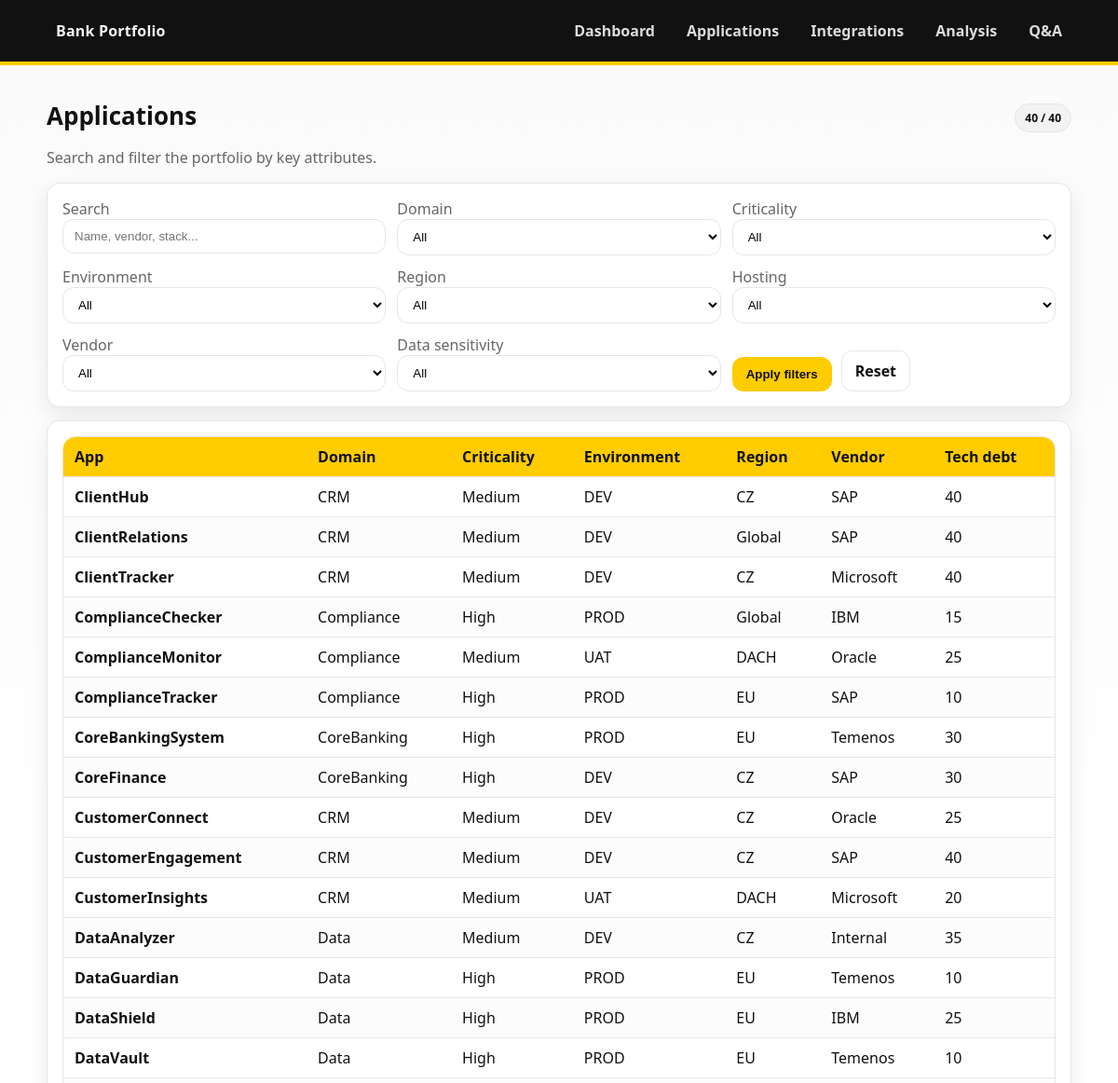
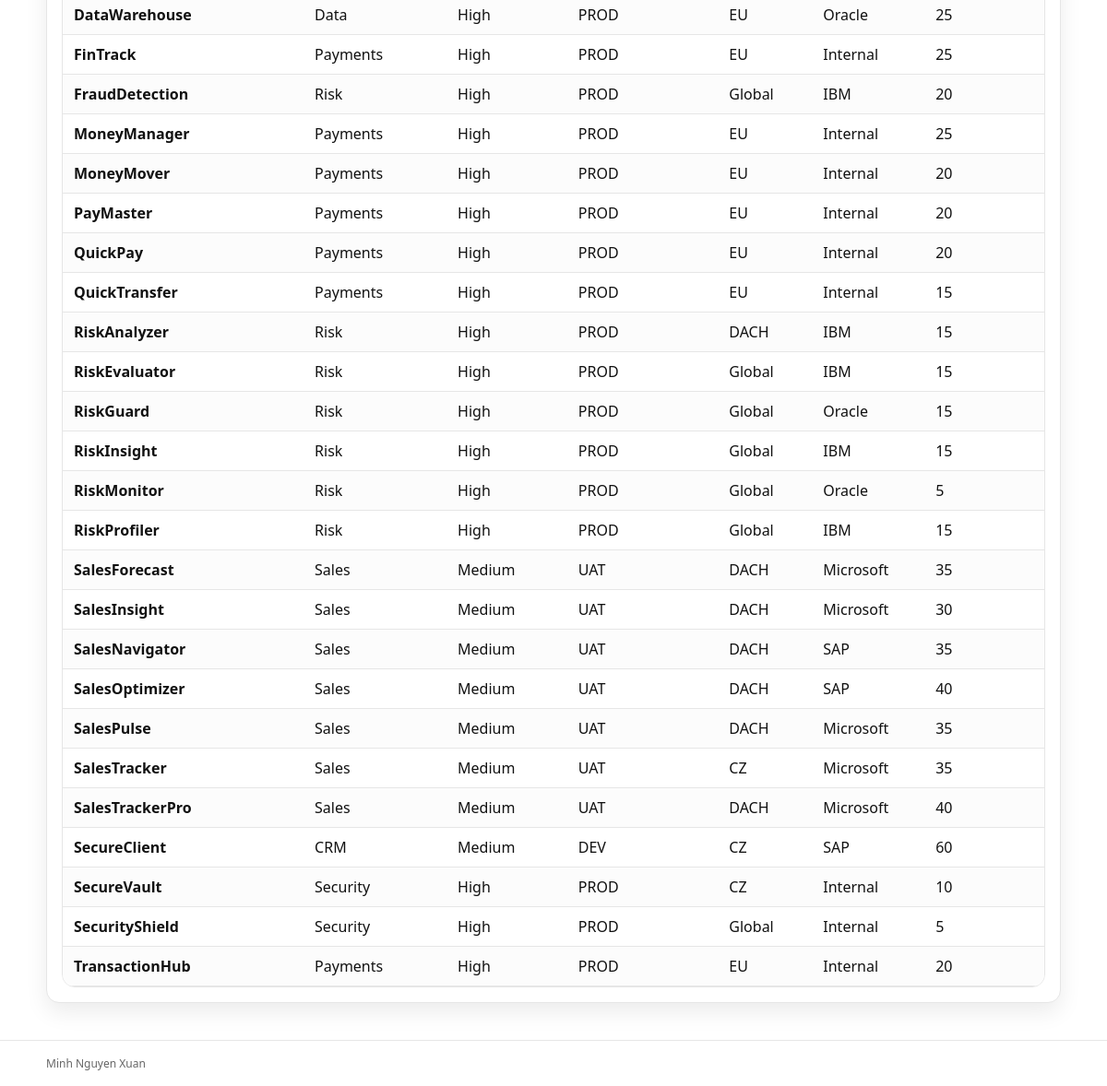
Page /apps/ on the committed database (2 pictures, top to bottom).
### applications/models.py (models this page shows, shortened)
class Application(models.Model):
    name = models.CharField(max_length=200)
    domain = models.CharField(max_length=100)
    criticality = models.CharField(max_length=50)
    lifecycle = models.CharField(max_length=50)
    environment = models.CharField(max_length=50)
    region = models.CharField(max_length=100)
    hosting = models.CharField(max_length=50)
    business_owner = models.CharField(max_length=120, blank=True)
    it_owner = models.CharField(max_length=120, blank=True)
    vendor = models.CharField(max_length=100)  # necháme string (rychlé, neriskuje migrace)
    tech_stack = models.TextField()
    runtime = models.CharField(max_length=100)
    database_technology = models.CharField(max_length=120, blank=True)  # NEW: DB tech
    vendor_products = models.TextField(blank=True)  # NEW: "Oracle Exadata, SAP PI, ..."
    data_sensitivity = models.CharField(max_length=50)
    tech_debt_score = models.IntegerField(default=0)
    capabilities = models.ManyToManyField(Capability, blank=True, related_name="applications")

### applications/views/apps.py (the view, shortened to what this page needs)
# urls.py: path("apps/", application_list, name="app_list"),
def application_list(request):
    qs = Application.objects.all().order_by("name")
    q = request.GET.get("q", "").strip()
    domain = request.GET.get("domain", "").strip()
    criticality = request.GET.get("criticality", "").strip()
    environment = request.GET.get("environment", "").strip()
    region = request.GET.get("region", "").strip()
    hosting = request.GET.get("hosting", "").strip()
    vendor = request.GET.get("vendor", "").strip()
    sensitivity = request.GET.get("sensitivity", "").strip()
    if domain:
        qs = qs.filter(domain=domain)
    if criticality:
        qs = qs.filter(criticality=criticality)
    if environment:
        qs = qs.filter(environment=environment)
    if region:
        qs = qs.filter(region=region)
    if hosting:
        qs = qs.filter(hosting=hosting)
    if vendor:
        qs = qs.filter(vendor=vendor)
    if sensitivity:
        qs = qs.filter(data_sensitivity=sensitivity)
    context = {
        "apps": qs,
        "filters": {
            "q": q,
            "domain": domain,
            "criticality": criticality,
            "environment": environment,
            "region": region,
            "hosting": hosting,
            "vendor": vendor,
            "sensitivity": sensitivity,
        },
        "domains": sorted(Application.objects.values_list("domain", flat=True).distinct()),
        "criticalities": sorted(Application.objects.values_list("criticality", flat=True).distinct()),
        "environments": sorted(Application.objects.values_list("environment", flat=True).distinct()),
        "regions": sorted(Application.objects.values_list("region", flat=True).distinct()),
        "hostings": sorted(Application.objects.values_list("hosting", flat=True).distinct()),
        "vendors": sorted(Application.objects.values_list("vendor", flat=True).distinct()),
        "sensitivities": sorted(Application.objects.values_list("data_sensitivity", flat=True).distinct()),
        "total_count": Application.objects.count(),
        "filtered_count": qs.count(),
    }
    return render(request, "applications/app_list.html", context)

### applications/templates/applications/app_list.html (shortened to what this page needs)
{% extends "base.html" %}
{% block content %}
  <div class="page-title">
    <h1>Applications</h1>
    <span class="badge">{{ filtered_count }} / {{ total_count }}</span>
  </div>
  <p class="muted">Search and filter the portfolio by key attributes.</p>
  <div class="card">
    <form method="get">
      <div class="form-row">
        <div>
          <label class="muted">Search</label>
          <input type="text" name="q" placeholder="Name, vendor, stack..." value="{{ filters.q }}" />
        </div>
        <div>
          <label class="muted">Domain</label>
          <select name="domain">
            <option value="">All</option>
          </select>
        </div>
        <div>
          <label class="muted">Criticality</label>
          <select name="criticality">
            <option value="">All</option>
          </select>
        </div>
      </div>
      <div class="form-row" style="margin-top:12px;">
        <div>
          <label class="muted">Environment</label>
          <select name="environment">
            <option value="">All</option>
          </select>
        </div>
        <div>
          <label class="muted">Region</label>
          <select name="region">
            <option value="">All</option>
          </select>
        </div>
        <div>
          <label class="muted">Hosting</label>
          <select name="hosting">
            <option value="">All</option>
          </select>
        </div>
      </div>
      <div class="form-row" style="margin-top:12px;">
        <div>
          <label class="muted">Vendor</label>
          <select name="vendor">
            <option value="">All</option>
          </select>
        </div>
        <div>
          <label class="muted">Data sensitivity</label>
          <select name="sensitivity">
            <option value="">All</option>
          </select>
        </div>
        <div style="display:flex; gap:10px; align-items:end;">
          <button class="btn btn-primary" type="submit">Apply filters</button>
          <a class="btn btn-ghost" href="{% url 'app_list' %}">Reset</a>
        </div>
      </div>
    </form>
  </div>
  <div class="card">
    <table>
      <thead>
        <tr>
          <th>App</th>
          <th>Domain</th>
          <th>Criticality</th>
          <th>Environment</th>
          <th>Region</th>
          <th>Vendor</th>
          <th>Tech debt</th>
        </tr>
      </thead>
      <tbody>
        {% for app in apps %}
          <tr>
            <td><a href="{% url 'app_detail' app.id %}">{{ app.name }}</a></td>
            <td>{{ app.domain }}</td>
            <td>{{ app.criticality }}</td>
            <td>{{ app.environment }}</td>
            <td>{{ app.region }}</td>
            <td>{{ app.vendor }}</td>
            <td>{{ app.tech_debt_score }}</td>
          </tr>
        {% empty %}
          <tr>
            <td colspan="7" class="muted">No applications found.</td>
          </tr>
        {% endfor %}
      </tbody>
    </table>
  </div>
{% endblock %}

### applications/templates/base.html (shortened to what this page needs)
{% load static %}
<!doctype html>
<html lang="cs">
<head>
  <link rel="stylesheet" href="{% static 'css/raiff.css' %}">
</head>
<body>
  <header class="topbar">
    <div class="container topbar__inner">
      <a class="brand" href="/dashboard">
        <span class="brand__text">Bank Portfolio</span>
      </a>
      <nav class="nav">
        <a class="nav__link" href="/dashboard">Dashboard</a>
        <a class="nav__link" href="/apps">Applications</a>
        <a class="nav__link" href="/integrations">Integrations</a>
        <a class="nav__link" href="/analysis">Analysis</a>
        <a class="nav__link" href="/qa">Q&amp;A</a>
      </nav>
    </div>
  </header>
  <main class="container main">
    {% block content %}{% endblock %}
  </main>
  <footer class="footer">
    <div class="container footer__inner">
      <span>Minh Nguyen Xuan</span>
    </div>
  </footer>
</body>
</html>

### static/css/raiff.css (style rules this page uses)
:root { --rb-yellow: #ffcc00; --rb-black: #111111; --rb-gray-50: #fafafa; --rb-gray-100:#f2f2f2; --rb-gray-200:#e6e6e6; --rb-gray-600:#666; --rb-shadow: 0 10px 25px rgba(0,0,0,.08); --rb-radius: 14px; --text: #111; --muted: #444; --bg: #ffffff; }
* { box-sizing:border-box; }
body { margin:0; font-family: ui-sans-serif, system-ui, -apple-system, Segoe UI, Roboto, Arial, "Apple Color Emoji","Segoe UI Emoji"; color: var(--text); background: linear-gradient(180deg, var(--rb-gray-50), #fff 40%); }
.container { width: min(1100px, calc(100% - 32px)); margin: 0 auto; }
.topbar { background: var(--rb-black); border-bottom: 4px solid var(--rb-yellow); position: sticky; top: 0; z-index: 50; }
.topbar__inner { display:flex; align-items:center; justify-content:space-between; padding: 14px 0; gap: 16px; }
.brand { display:flex; align-items:center; gap: 10px; color: white; text-decoration:none; font-weight: 700; letter-spacing: .2px; }
.brand__text { opacity:.95; }
.nav { display:flex; gap: 14px; flex-wrap: wrap; justify-content:flex-end; }
.nav__link { color: rgba(255,255,255,.85); text-decoration:none; font-weight:600; padding: 8px 10px; border-radius: 10px; }
.main { padding: 26px 0 40px; }
.card { background: var(--bg); border: 1px solid var(--rb-gray-200); border-radius: var(--rb-radius); box-shadow: var(--rb-shadow); padding: 16px; }
.card + .card { margin-top: 14px; }
.page-title { display:flex; align-items:flex-end; justify-content:space-between; gap: 12px; margin: 10px 0 16px; }
.page-title h1 { margin:0; font-size: 26px; }
.badge { display:inline-flex; align-items:center; gap: 6px; padding: 6px 10px; border-radius: 999px; background: var(--rb-gray-100); border:1px solid var(--rb-gray-200); color: var(--rb-black); font-weight: 700; font-size: 12px; }
.btn { display:inline-flex; align-items:center; justify-content:center; gap: 8px; border: 1px solid transparent; border-radius: 12px; padding: 10px 14px; font-weight: 800; cursor:pointer; text-decoration:none; }
.btn-primary { background: var(--rb-yellow); color: var(--rb-black); }
.btn-ghost { background: transparent; border-color: var(--rb-gray-200); color: var(--rb-black); }
input[type="text"], select, textarea { width: 100%; padding: 10px 12px; border-radius: 12px; border: 1px solid var(--rb-gray-200); background: #fff; outline:none; }
.form-row { display:grid; grid-template-columns: repeat(3, 1fr); gap: 12px; }
table { width:100%; border-collapse: separate; border-spacing: 0; overflow:hidden; border-radius: var(--rb-radius); border: 1px solid var(--rb-gray-200); }
th, td { padding: 10px 12px; border-bottom: 1px solid var(--rb-gray-200); text-align:left; }
th { background: var(--rb-yellow); color: var(--rb-black); font-weight: 800; }
tr:nth-child(even) td { background: #fcfcfc; }
.muted { color: var(--rb-gray-600); }
.footer { border-top: 1px solid var(--rb-gray-200); background: #fff; }
.footer__inner { padding: 16px 0; color: var(--rb-gray-600); font-size: 12px; }
table a { color: var(--rb-black); font-weight: 700; text-decoration: none; }

### rows in the picture
Application: name "ClientHub", domain "CRM", criticality "Medium", environment "DEV", region "CZ", vendor "SAP", tech_debt_score "40"
Application: name "ClientRelations", domain "CRM", criticality "Medium", environment "DEV", region "Global", vendor "SAP", tech_debt_score "40"
Application: name "ClientTracker", domain "CRM", criticality "Medium", environment "DEV", region "CZ", vendor "Microsoft", tech_debt_score "40"
Application: name "ComplianceChecker", domain "Compliance", criticality "High", environment "PROD", region "Global", vendor "IBM", tech_debt_score "15"
Application: name "ComplianceMonitor", domain "Compliance", criticality "Medium", environment "UAT", region "DACH", vendor "Oracle", tech_debt_score "25"
Application: name "ComplianceTracker", domain "Compliance", criticality "High", environment "PROD", region "EU", vendor "SAP", tech_debt_score "10"
Application: name "CoreBankingSystem", domain "CoreBanking", criticality "High", environment "PROD", region "EU", vendor "Temenos", tech_debt_score "30"
Application: name "CoreFinance", domain "CoreBanking", criticality "High", environment "DEV", region "CZ", vendor "SAP", tech_debt_score "30"
Application: name "CustomerConnect", domain "CRM", criticality "Medium", environment "DEV", region "CZ", vendor "Oracle", tech_debt_score "25"
Application: name "CustomerEngagement", domain "CRM", criticality "Medium", environment "DEV", region "CZ", vendor "SAP", tech_debt_score "40"
Application: name "CustomerInsights", domain "CRM", criticality "Medium", environment "UAT", region "DACH", vendor "Microsoft", tech_debt_score "20"
Application: name "DataAnalyzer", domain "Data", criticality "Medium", environment "DEV", region "CZ", vendor "Internal", tech_debt_score "35"
Application: name "DataGuardian", domain "Data", criticality "High", environment "PROD", region "EU", vendor "Temenos", tech_debt_score "10"
Application: name "DataShield", domain "Data", criticality "High", environment "PROD", region "EU", vendor "IBM", tech_debt_score "25"
Application: name "DataVault", domain "Data", criticality "High", environment "PROD", region "EU", vendor "Temenos", tech_debt_score "10"
Application: name "DataWarehouse", domain "Data", criticality "High", environment "PROD", region "EU", vendor "Oracle", tech_debt_score "25"
Application: name "FinTrack", domain "Payments", criticality "High", environment "PROD", region "EU", vendor "Internal", tech_debt_score "25"
Application: name "FraudDetection", domain "Risk", criticality "High", environment "PROD", region "Global", vendor "IBM", tech_debt_score "20"
Application: name "MoneyManager", domain "Payments", criticality "High", environment "PROD", region "EU", vendor "Internal", tech_debt_score "25"
Application: name "MoneyMover", domain "Payments", criticality "High", environment "PROD", region "EU", vendor "Internal", tech_debt_score "20"
Application: name "PayMaster", domain "Payments", criticality "High", environment "PROD", region "EU", vendor "Internal", tech_debt_score "20"
Application: name "QuickPay", domain "Payments", criticality "High", environment "PROD", region "EU", vendor "Internal", tech_debt_score "20"
Application: name "QuickTransfer", domain "Payments", criticality "High", environment "PROD", region "EU", vendor "Internal", tech_debt_score "15"
Application: name "RiskAnalyzer", domain "Risk", criticality "High", environment "PROD", region "DACH", vendor "IBM", tech_debt_score "15"
Application: name "RiskEvaluator", domain "Risk", criticality "High", environment "PROD", region "Global", vendor "IBM", tech_debt_score "15"
Application: name "RiskGuard", domain "Risk", criticality "High", environment "PROD", region "Global", vendor "Oracle", tech_debt_score "15"
Application: name "RiskInsight", domain "Risk", criticality "High", environment "PROD", region "Global", vendor "IBM", tech_debt_score "15"
Application: name "RiskMonitor", domain "Risk", criticality "High", environment "PROD", region "Global", vendor "Oracle", tech_debt_score "5"
Application: name "RiskProfiler", domain "Risk", criticality "High", environment "PROD", region "Global", vendor "IBM", tech_debt_score "15"
Application: name "SalesForecast", domain "Sales", criticality "Medium", environment "UAT", region "DACH", vendor "Microsoft", tech_debt_score "35"
Application: name "SalesInsight", domain "Sales", criticality "Medium", environment "UAT", region "DACH", vendor "Microsoft", tech_debt_score "30"
Application: name "SalesNavigator", domain "Sales", criticality "Medium", environment "UAT", region "DACH", vendor "SAP", tech_debt_score "35"
Application: name "SalesOptimizer", domain "Sales", criticality "Medium", environment "UAT", region "DACH", vendor "SAP", tech_debt_score "40"
Application: name "SalesPulse", domain "Sales", criticality "Medium", environment "UAT", region "DACH", vendor "Microsoft", tech_debt_score "35"
Application: name "SalesTracker", domain "Sales", criticality "Medium", environment "UAT", region "CZ", vendor "Microsoft", tech_debt_score "35"
Application: name "SalesTrackerPro", domain "Sales", criticality "Medium", environment "UAT", region "DACH", vendor "Microsoft", tech_debt_score "40"
Application: name "SecureClient", domain "CRM", criticality "Medium", environment "DEV", region "CZ", vendor "SAP", tech_debt_score "60"
Application: name "SecureVault", domain "Security", criticality "High", environment "PROD", region "CZ", vendor "Internal", tech_debt_score "10"
Application: name "SecurityShield", domain "Security", criticality "High", environment "PROD", region "Global", vendor "Internal", tech_debt_score "5"
Application: name "TransactionHub", domain "Payments", criticality "High", environment "PROD", region "EU", vendor "Internal", tech_debt_score "20"

### other values in the picture
{{ filtered_count }} "40"
{{ total_count }} "40"
